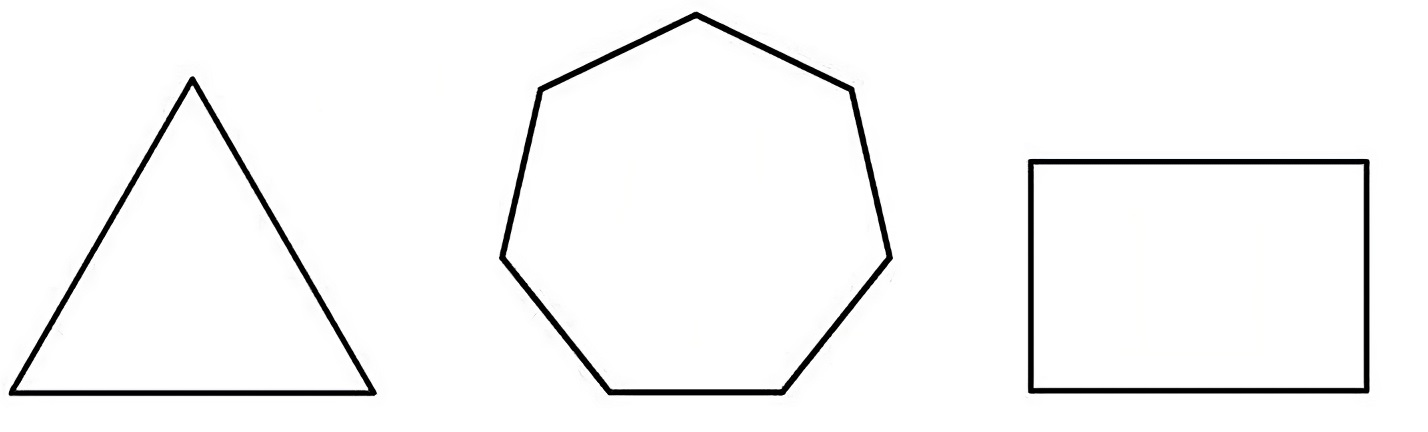
#> input picture notebooks/pictures/shapes.jpeg, 1428 x 432 px
$ jupyter execute 13_indiv.ipynb
#> lines starting #> are read from the running program, lines starting #| are printed output that depends on the picture; after the words box and inside, x2 and y2 are one past the last pixel; in counts of white or black regions, pixels touching at a corner belong together
#### Индивидуальное задание <br>
1. Найти и отрисовать контуры фигур на изображении <br>
2. Определить, какие фигуры изображены.

[cell 1]
import cv2
import numpy as np
from matplotlib import pyplot as plt

def imgshow(image, conversion=cv2.COLOR_BGR2RGB):
    image = cv2.cvtColor(image, conversion)
    plt.imshow(image)
    plt.axis("off")
    plt.xticks([])
    plt.yticks([])
    plt.show()

img_path = 'pictures/shapes.jpeg'

<b> Задание 1. </b> <br> <br>
Отобразим контуры методом Канни при помощи функции cv2.Canny(), предварительно переведя изображение в градации серого.

[cell 2]
img = cv2.imread(img_path)
#> img is the input picture: shape (432, 1428, 3); mean B, G, R 246.7, 246.7, 246.7
img_orig = img.copy()
imgshow(img_orig)

gray = cv2.cvtColor(img, cv2.COLOR_BGR2GRAY)
edges = cv2.Canny(gray, 50, 150, apertureSize=3)
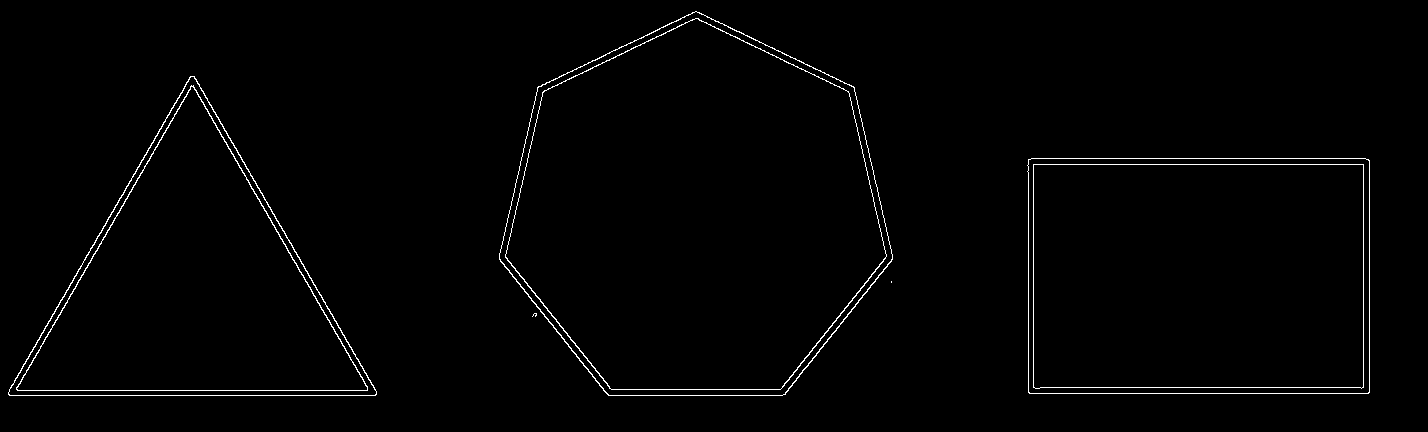
#> edges: shape (432, 1428); 1.2% white in thin lines or dots, all inside (x1, y1, x2, y2) = (8, 11, 1370, 396)

contours, hierarchy = cv2.findContours(edges, cv2.RETR_TREE, cv2.CHAIN_APPROX_SIMPLE)
#> contours = 14 contours, 2 with area under 20; largest, box (x1, y1, x2, y2) and area: (499, 11, 893, 396) 111930, (499, 11, 893, 396) 111616, (505, 18, 887, 390) 104588, (505, 18, 887, 390) 104292, (1027, 158, 1370, 394) 80130

len_cont = len(contours)
#> len_cont = 14
print("Количество контуров: ", len_cont)
#| Количество контуров:  14

imgshow(edges)

<b> Задание 2. </b> <br> <br>
Для того, чтобы определить, какие фигуры изображены, воспользуемся функцией cv2.approxPolyDP(). При помощи нее найдем приблизительные точки контура, которые и будем использовать в качестве определения вершин фигур. <br> <br>
Аргументы функции cv2.approxPolyDP():
    <li> cnt: контур, представленный в виде numpy массива точек </li>
    <li> epsilon: точность аппроксимации. Она определяет максимально допустимое расстояние между исходным контуром и его аппроксимацией. Чем меньше значение epsilon, тем более точной будет аппроксимация. </li>
    <li> closed: логическое значение, которое указывает, следует ли замкнуть полученный контур. </li>

[cell 3]
for cnt in contours:
    # Количество вершин
    approx = cv2.approxPolyDP(cnt, 0.01 * cv2.arcLength(cnt, True), True)
    if len(approx) == 3:
        cv2.drawContours(img, [approx], 0, (0, 255, 0), 2)
        cv2.putText(img, "Треугольник", (76, 207), cv2.FONT_HERSHEY_COMPLEX, 1, 0, 1)
    if len(approx) == 4:
        cv2.drawContours(img, [approx], 0, (255, 0, 0), 2)
        cv2.putText(img, "Прямоугольник", (1070, 300), cv2.FONT_HERSHEY_COMPLEX, 1, 0, 1)
    if len(approx) == 7:
        cv2.drawContours(img, [approx], 0, (0, 0, 100), 2)
        cv2.putText(img, "Семиугольник", (580, 214), cv2.FONT_HERSHEY_COMPLEX, 1, 0, 1)
#> this loop made 14 passes
#> approx on passes 2 to 10: [[891, 281], [891, 282]], [[1028, 159], [1029, 393], [1369, 392], [1368, 159]], [[1028, 160], [1367, 159], [1369, 391], [1030, 393]], [[1033, 164], [1033, 387], [1363, 387], [1363, 164]], [[1033, 165], [1362, 164], [1363, 386], [1035, 388]], [[190, 76], [8, 394], [375, 395]], [[191, 76], [374, 395], [8, 393]], [[191, 85], [16, 389], [367, 390]], [[191, 86], [366, 390], [16, 388]]
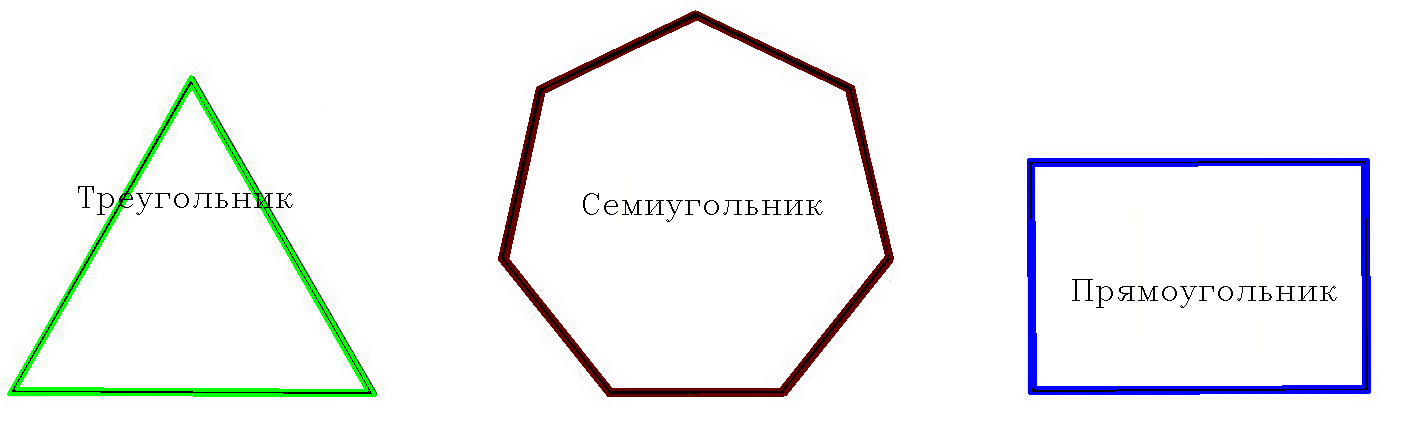
#> img: shape (432, 1428, 3); 4.25% of pixels changed, all inside (x1, y1, x2, y2) = (7, 10, 1371, 397)

plt.figure(figsize=(15,15))
plt.subplot(121),plt.imshow(img_orig,cmap = 'gray'),plt.title('Оригинал')
plt.axis('off')
plt.subplot(122),plt.imshow(img,cmap = 'gray'),plt.title('Обнаруженные фигуры')
plt.axis('off')
plt.show()
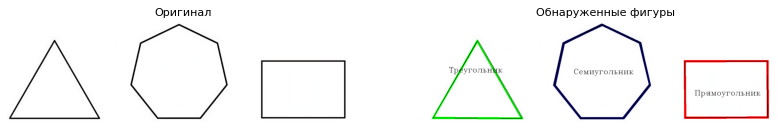
#> figure drawn by matplotlib, 2 panels; B, G, R data is drawn as R, G, B
